Frame 1 (no input): blank canvas, image omitted
Frame 60 (the mouse pressed at the canvas centre just before this capture): blank canvas, image omitted
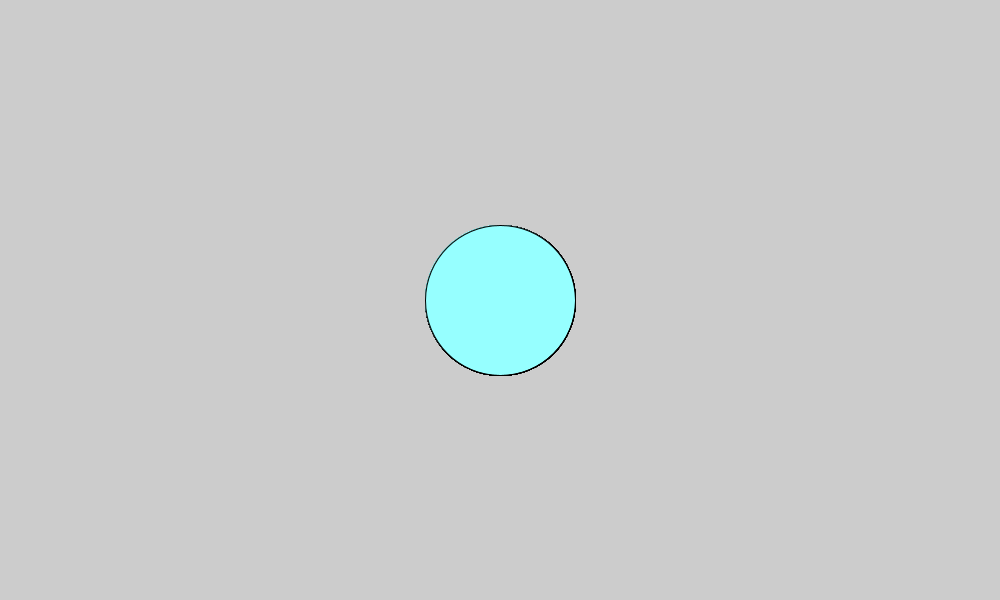
Frame 120 (the mouse held since frame 60 and released just before this capture)

The Processing sketch whose frames 1 and 60 were blank and that drew this single picture after the mouse press (run headless with seeded random() and noise(); from frame 60 on, the mouse is pressed at the canvas centre):

// Processing sketch: processing_144498
// ── processing_144498.pde

void setup () {
size (1000,600);
}

void draw(){
  fill(mouseY/2,mouseX-50,mouseX);
  ellipse(mouseX,mouseY,mouseY/2,mouseY/2);
}
